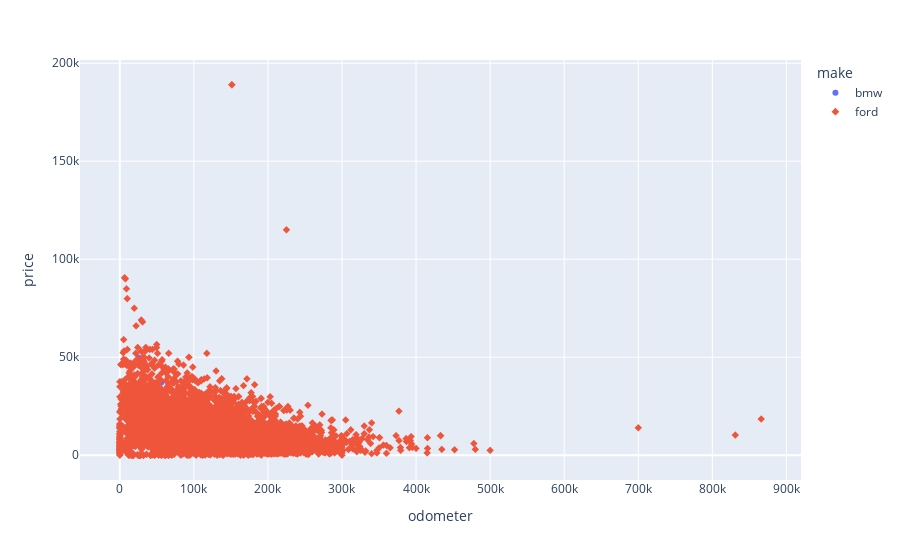

This figure's notebook cell:
### Code cell
px
fig2 = px.scatter(bmw, x='odometer', y='price', color='make', symbol='make', trendline=None)
fig2.show()

### Figure 1 — Plotly figure (JSON) as saved in the notebook; plotly's stock layout.template omitted (floating-point values rounded to 4 significant figures; data arrays with more than 128 entries replaced by an {"elided": "..."} marker saying what was removed)
{"data": [{"hovertemplate": "make=bmw<br>odometer=%{x}<br>price=%{y}<extra></extra>", "legendgroup": "bmw", "marker": {"color": "#636efa", "symbol": "circle"}, "mode": "markers", "name": "bmw", "showlegend": true, "type": "scattergl", "x": {"elided": "267 int values"}, "xaxis": "x", "y": {"elided": "267 int values"}, "yaxis": "y"}, {"hovertemplate": "make=ford<br>odometer=%{x}<br>price=%{y}<extra></extra>", "legendgroup": "ford", "marker": {"color": "#EF553B", "symbol": "diamond"}, "mode": "markers", "name": "ford", "showlegend": true, "type": "scattergl", "x": {"elided": "12672 int values"}, "xaxis": "x", "y": {"elided": "12672 int values"}, "yaxis": "y"}], "layout": {"legend": {"title": {"text": "make"}, "tracegroupgap": 0}, "margin": {"t": 60}, "xaxis": {"anchor": "y", "domain": [0, 1], "title": {"text": "odometer"}}, "yaxis": {"anchor": "x", "domain": [0, 1], "title": {"text": "price"}}}}
